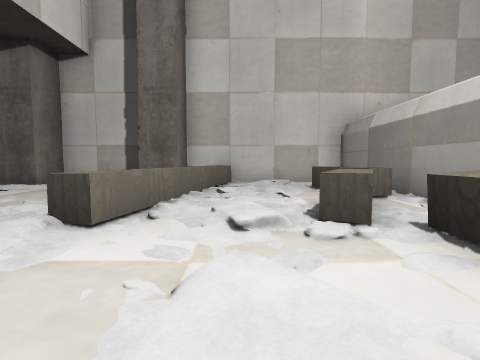
[1] (above)

12 first-person views from a walk through a 3-D level made in the Unity game engine. The camera is 1.3 m above the floor, tilts 4° down and sees 85° across. The floor is counted in squares, 2 m on a side. Each view is taken from the middle of a square. On the plan, view 1 faces up. The plan holds only what a view shows up to about 9 squares ahead; the rest is blank. The place goes on beyond the plan. The player character is not drawn.

[2]
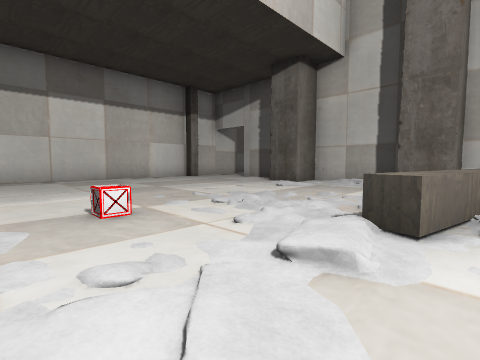

[3]
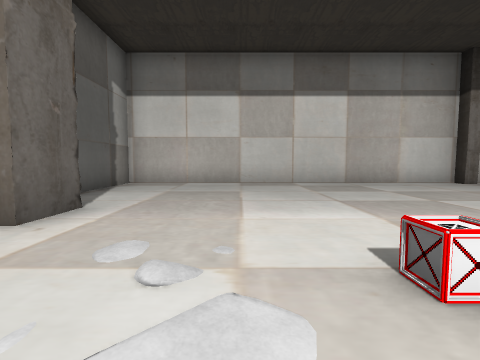

[4]
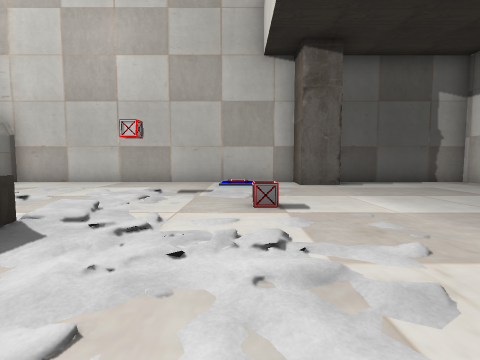

[5]
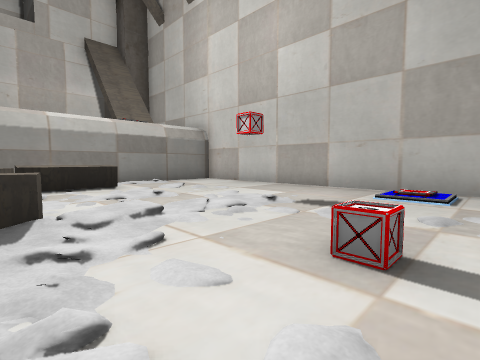

[6]
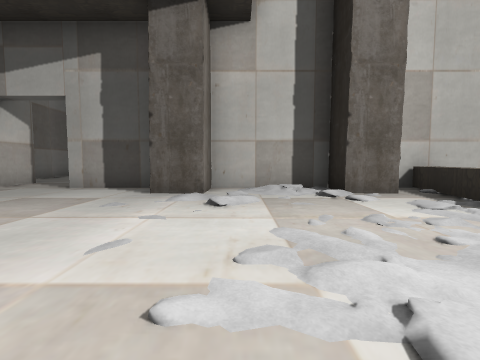

[7]
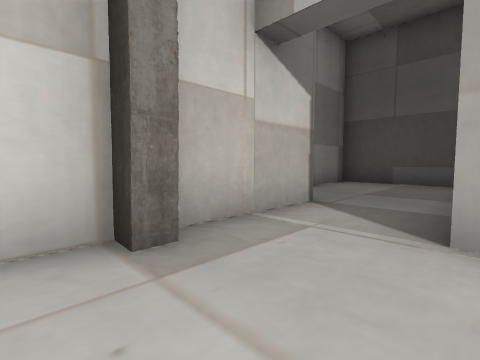

[8]
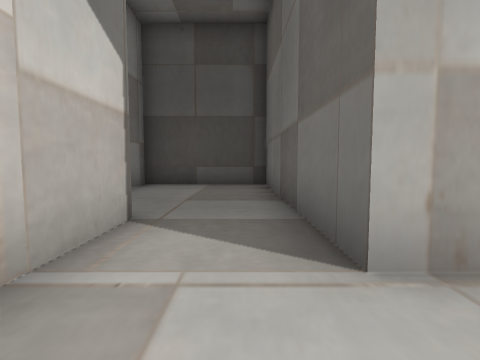

[9]
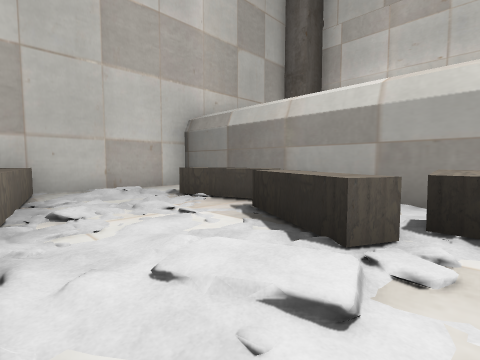

[10]
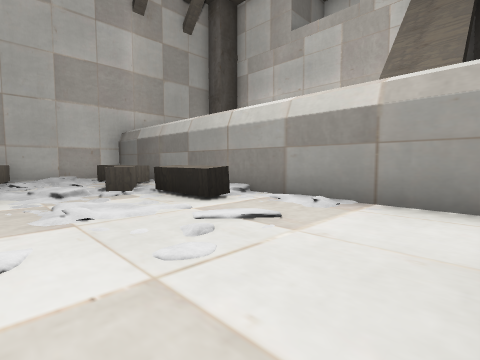

[11]
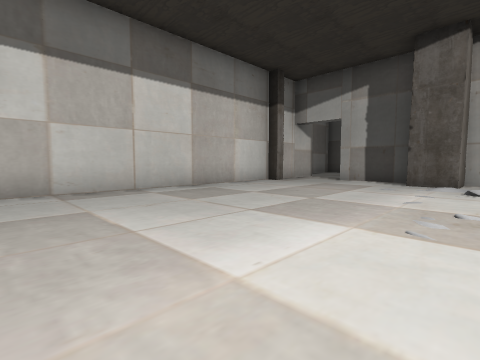

[12]
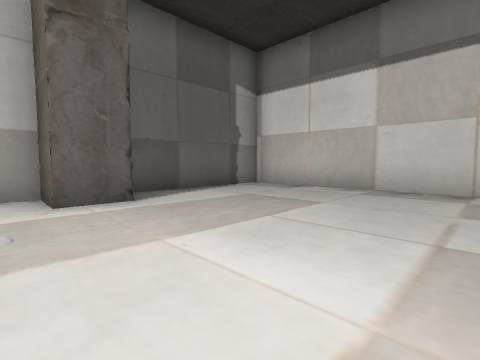

### Floor plan
Key: @ floor where view 1 was taken; # wall or solid block; . main floor; : floor 0.25 m higher than the main floor; / step, stairs or slope; = window, fence, low wall or low ledge; ^ raised ledge; O other object.
Columns run from 13 left of view 1 to 4 right of it. Each row starts with its distance up from view 1.
 15 #####
 14 #...#
 13 #...#
 12  ...#
 11  ...#
 10  #..#
  9  #..#############
  8  #.....#./##^# ##
  7  ##.........^.:=#
  6  #........./^.:^#
  5  #........./^. ^#
  4  #........//^/#^#
  3  #......../^//^##
  2  #........//../^##
  1  #.......O.....^/#
  0  #...........@../#
 -1  #............../#
 -2  #......./.......#
 -3  #.....#./.......#
 -4  #################

Positions as (right, up) in squares from view 1, and headings:
1: (0, 0), facing up
2: (-1, 0), facing up-left
3: (-3, 0), facing left
4: (-4, 5), facing down
5: (-5, 3), facing down-right
6: (-5, 2), facing up
7: (-9, 6), facing up-left
8: (-10, 7), facing up
9: (-1, 2), facing up-right
10: (-1, -3), facing up-right
11: (-5, -1), facing up-left
12: (-5, 2), facing down-left
